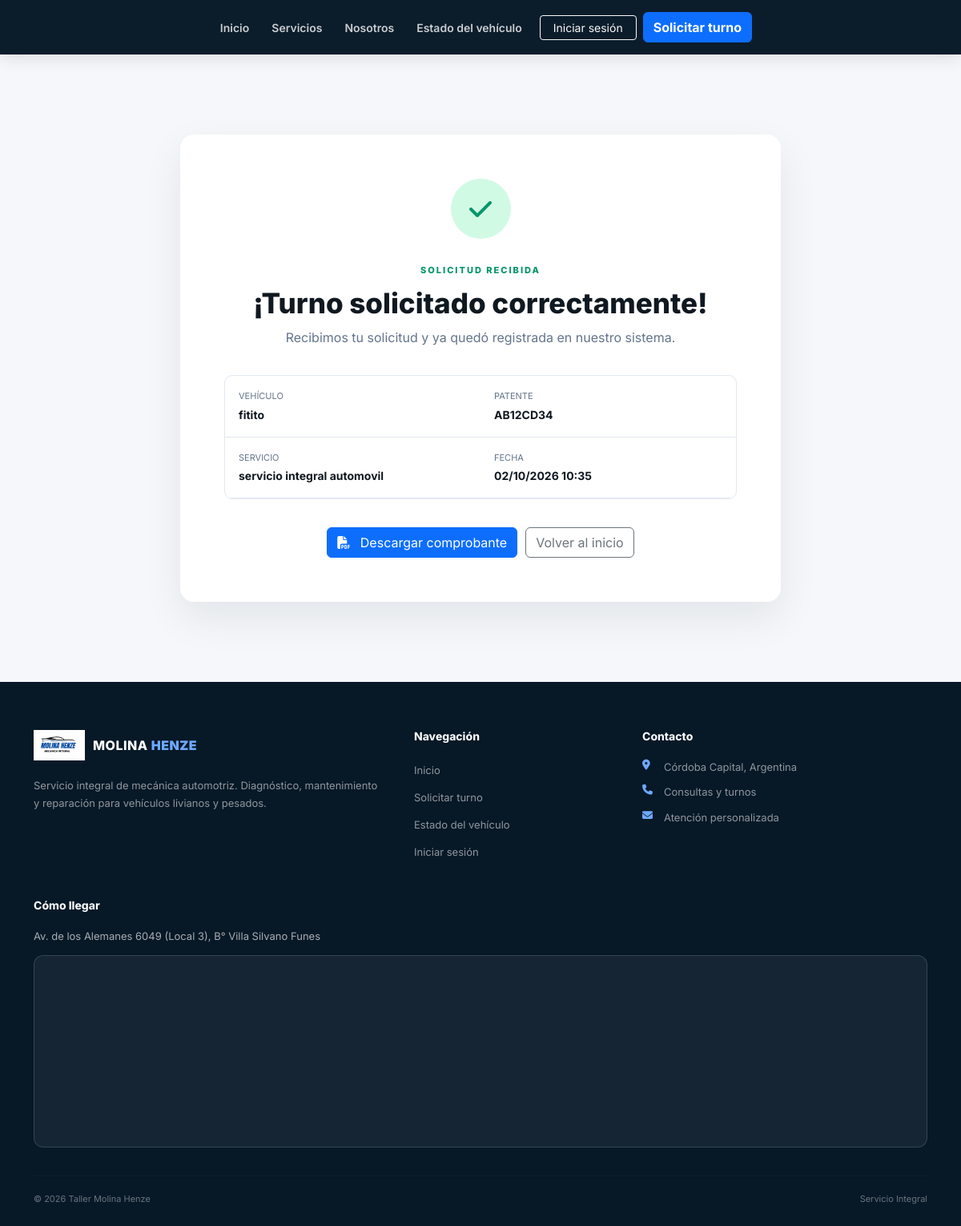
Page /turno-exitoso/1/ on the committed database.
### tallermami/models.py (models this page shows, shortened)
class Turno(models.Model):
    ESTADOS = [
        ("pendiente", "Pendiente"),
        ("recibido", "Vehículo recibido"),
        ("diagnostico", "En diagnóstico"),
        ("reparacion", "En reparación"),
        ("esperando_repuesto", "Esperando repuesto"),
        ("finalizado", "Finalizado"),
        ("entregado", "Entregado"),
        ("cancelado", "Cancelado"),
    ]
    usuario = models.ForeignKey(
        User,
        on_delete=models.CASCADE,
        related_name="turnos",
        null=True,
        blank=True
    )
    vehiculo = models.CharField(
        max_length=150,
        verbose_name="Vehículo"
    )
    patente = models.CharField(
        max_length=20,
        verbose_name="Patente"
    )
    servicio = models.ForeignKey(
        Trabajo,
        on_delete=models.PROTECT,
        related_name="turnos",
        verbose_name="Servicio"
    )
    trabajador = models.ForeignKey(
        Trabajador,
        on_delete=models.SET_NULL,
        null=True,
        blank=True,
        related_name="turnos_asignados",
        verbose_name="Trabajador asignado"
    )
    fecha_turno = models.DateTimeField(
        verbose_name="Fecha y hora del turno"
    )
    estado = models.CharField(
        max_length=30,
        choices=ESTADOS,
        default="pendiente"
    )
    porcentaje_reparacion = models.PositiveIntegerField(
        default=0,
        validators=[
            MinValueValidator(0),
            MaxValueValidator(100)
        ]
    )
    observaciones = models.TextField(
        blank=True
    )
    fecha_creacion = models.DateTimeField(
        auto_now_add=True
    )
    class Meta:
        verbose_name = "Turno"
        verbose_name_plural = "Turnos"
        ordering = ["-fecha_turno"]

class Trabajo(models.Model):
    nombre = models.CharField(
        max_length=150
    )
    descripcion = models.TextField(
        blank=True
    )
    precio_estimado = models.DecimalField(
        max_digits=10,
        decimal_places=2,
        null=True,
        blank=True
    )
    def __str__(self):
        return self.nombre
    class Meta:
        verbose_name = "Trabajo"
        verbose_name_plural = "Trabajos"
        ordering = ["nombre"]

### tallermami/views.py (the view)
def turno_exitoso(request, turno_id):
    turno = get_object_or_404(
        Turno,
        id=turno_id
    )
    return render(
        request,
        "tallermami/turno_exitoso.html",
        {
            "turno": turno
        }
    )

### templates/tallermami/turno_exitoso.html (shortened to what this page needs)
{% extends 'tallermami/base.html' %}
{% block content %}
<section class="success-section">
    <div class="container">
        <div class="success-card">
            <div class="success-icon">
                <i class="fa-solid fa-check"></i>
            </div>
            <span class="success-label">
                SOLICITUD RECIBIDA
            </span>
            <h1>
                ¡Turno solicitado correctamente!
            </h1>
            <p>
                Recibimos tu solicitud y ya quedó registrada
                en nuestro sistema.
            </p>
            <div class="turno-summary">
                <div>
                    <span>
                        Vehículo
                    </span>
                    <strong>
                        {{ turno.vehiculo }}
                    </strong>
                </div>
                <div>
                    <span>
                        Patente
                    </span>
                    <strong>
                        {{ turno.patente }}
                    </strong>
                </div>
                <div>
                    <span>
                        Servicio
                    </span>
                    <strong>
                        {{ turno.servicio }}
                    </strong>
                </div>
                <div>
                    <span>
                        Fecha
                    </span>
                    <strong>
                        {{ turno.fecha_turno|date:"d/m/Y H:i" }}
                    </strong>
                </div>
            </div>
            <div class="success-actions">
                <a
                    href="{% url 'descargar_pdf' turno.id %}"
                    class="btn btn-primary"
                >
                    <i class="fa-solid fa-file-pdf me-2"></i>
                    Descargar comprobante
                </a>
                <a
                    href="{% url 'inicio' %}"
                    class="btn btn-outline-secondary"
                >
                    Volver al inicio
                </a>
            </div>
        </div>
    </div>
</section>
{% endblock %}

### static/css/taller.css (style rules this page uses)
:root { --blue: #0d6efd; --blue-dark: #071b33; --navy: #071827; --dark: #101820; --gray: #64748b; --light: #f5f7fa; --white: #ffffff; --border: #e2e8f0; }
* { box-sizing: border-box; }
html { scroll-behavior: smooth; }
body { margin: 0; font-family: "Inter", sans-serif; color: var(--dark); background: var(--white); }
a { text-decoration: none; }
.success-section { padding: 100px 0; background: var(--light); }
.success-card { max-width: 750px; margin: auto; background: white; padding: 55px; border-radius: 17px; text-align: center; box-shadow: 0 20px 50px rgba(15,23,42,.08); }
.success-icon { width: 75px; height: 75px; margin: auto auto 25px; display: flex; align-items: center; justify-content: center; border-radius: 50%; background: #d1fae5; color: #059669; font-size: 32px; }
.success-label { color: #059669; font-size: 11px; font-weight: 800; letter-spacing: 2px; }
.success-card h1 { margin: 10px 0; font-size: 35px; font-weight: 800; }
.success-card > p { color: var(--gray); }
.turno-summary { margin: 35px 0; display: grid; grid-template-columns: 1fr 1fr; border: 1px solid var(--border); border-radius: 10px; overflow: hidden; }
.turno-summary > div { padding: 17px; border-bottom: 1px solid var(--border); text-align: left; }
.turno-summary span { display: block; color: var(--gray); font-size: 11px; text-transform: uppercase; }
.turno-summary strong { display: block; margin-top: 4px; font-size: 14px; }
.success-actions { display: flex; justify-content: center; flex-wrap: wrap; gap: 10px; }

### rows in the picture
Turno: vehiculo "fitito", patente "AB12CD34", servicio "servicio integral automovil", fecha_turno "02/10/2026 10:35"
